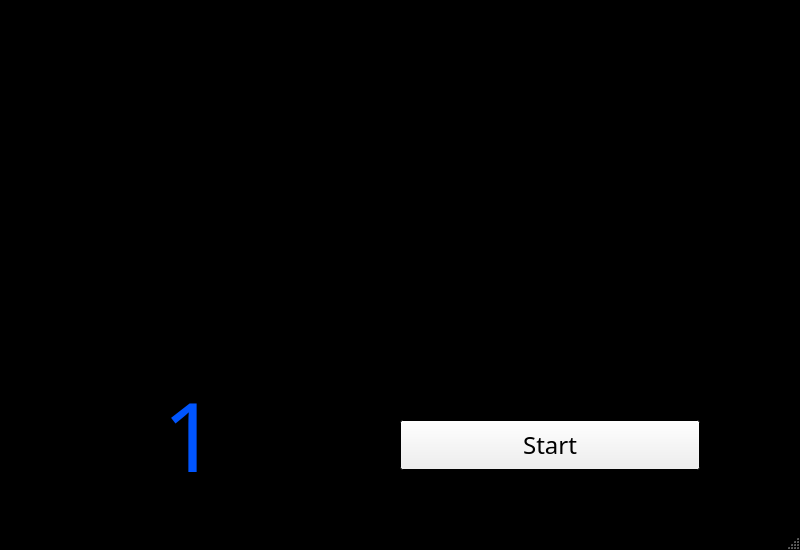
<?xml version="1.0" encoding="UTF-8"?>
<ui version="4.0">
 <class>MainWindow</class>
 <widget class="QMainWindow" name="MainWindow">
  <property name="geometry">
   <rect>
    <x>0</x>
    <y>0</y>
    <width>800</width>
    <height>550</height>
   </rect>
  </property>
  <property name="sizePolicy">
   <sizepolicy hsizetype="Preferred" vsizetype="Preferred">
    <horstretch>0</horstretch>
    <verstretch>0</verstretch>
   </sizepolicy>
  </property>
  <property name="palette">
   <palette>
    <active>
     <colorrole role="Base">
      <brush brushstyle="SolidPattern">
       <color alpha="255">
        <red>255</red>
        <green>255</green>
        <blue>255</blue>
       </color>
      </brush>
     </colorrole>
     <colorrole role="Window">
      <brush brushstyle="SolidPattern">
       <color alpha="255">
        <red>0</red>
        <green>0</green>
        <blue>0</blue>
       </color>
      </brush>
     </colorrole>
    </active>
    <inactive>
     <colorrole role="Base">
      <brush brushstyle="SolidPattern">
       <color alpha="255">
        <red>255</red>
        <green>255</green>
        <blue>255</blue>
       </color>
      </brush>
     </colorrole>
     <colorrole role="Window">
      <brush brushstyle="SolidPattern">
       <color alpha="255">
        <red>0</red>
        <green>0</green>
        <blue>0</blue>
       </color>
      </brush>
     </colorrole>
    </inactive>
    <disabled>
     <colorrole role="Base">
      <brush brushstyle="SolidPattern">
       <color alpha="255">
        <red>0</red>
        <green>0</green>
        <blue>0</blue>
       </color>
      </brush>
     </colorrole>
     <colorrole role="Window">
      <brush brushstyle="SolidPattern">
       <color alpha="255">
        <red>0</red>
        <green>0</green>
        <blue>0</blue>
       </color>
      </brush>
     </colorrole>
    </disabled>
   </palette>
  </property>
  <property name="windowTitle">
   <string>MainWindow</string>
  </property>
  <widget class="QWidget" name="centralwidget">
   <widget class="PlotWidget" name="graphWidget" native="true">
    <property name="geometry">
     <rect>
      <x>40</x>
      <y>40</y>
      <width>700</width>
      <height>321</height>
     </rect>
    </property>
    <property name="sizePolicy">
     <sizepolicy hsizetype="Fixed" vsizetype="Fixed">
      <horstretch>0</horstretch>
      <verstretch>0</verstretch>
     </sizepolicy>
    </property>
    <property name="font">
     <font>
      <family>Myriad Pro</family>
     </font>
    </property>
   </widget>
   <widget class="QPushButton" name="btnStart">
    <property name="geometry">
     <rect>
      <x>400</x>
      <y>420</y>
      <width>300</width>
      <height>50</height>
     </rect>
    </property>
    <property name="font">
     <font>
      <family>Myriad Pro</family>
      <pointsize>18</pointsize>
     </font>
    </property>
    <property name="text">
     <string>Start</string>
    </property>
   </widget>
   <widget class="QLabel" name="lblSpo2">
    <property name="geometry">
     <rect>
      <x>40</x>
      <y>360</y>
      <width>300</width>
      <height>150</height>
     </rect>
    </property>
    <property name="palette">
     <palette>
      <active>
       <colorrole role="WindowText">
        <brush brushstyle="SolidPattern">
         <color alpha="255">
          <red>0</red>
          <green>85</green>
          <blue>255</blue>
         </color>
        </brush>
       </colorrole>
       <colorrole role="Text">
        <brush brushstyle="SolidPattern">
         <color alpha="255">
          <red>0</red>
          <green>255</green>
          <blue>0</blue>
         </color>
        </brush>
       </colorrole>
       <colorrole role="PlaceholderText">
        <brush brushstyle="SolidPattern">
         <color alpha="128">
          <red>255</red>
          <green>255</green>
          <blue>255</blue>
         </color>
        </brush>
       </colorrole>
      </active>
      <inactive>
       <colorrole role="WindowText">
        <brush brushstyle="SolidPattern">
         <color alpha="255">
          <red>0</red>
          <green>85</green>
          <blue>255</blue>
         </color>
        </brush>
       </colorrole>
       <colorrole role="Text">
        <brush brushstyle="SolidPattern">
         <color alpha="255">
          <red>0</red>
          <green>255</green>
          <blue>0</blue>
         </color>
        </brush>
       </colorrole>
       <colorrole role="PlaceholderText">
        <brush brushstyle="SolidPattern">
         <color alpha="128">
          <red>255</red>
          <green>255</green>
          <blue>255</blue>
         </color>
        </brush>
       </colorrole>
      </inactive>
      <disabled>
       <colorrole role="WindowText">
        <brush brushstyle="SolidPattern">
         <color alpha="255">
          <red>120</red>
          <green>120</green>
          <blue>120</blue>
         </color>
        </brush>
       </colorrole>
       <colorrole role="Text">
        <brush brushstyle="SolidPattern">
         <color alpha="255">
          <red>120</red>
          <green>120</green>
          <blue>120</blue>
         </color>
        </brush>
       </colorrole>
       <colorrole role="PlaceholderText">
        <brush brushstyle="SolidPattern">
         <color alpha="128">
          <red>0</red>
          <green>0</green>
          <blue>0</blue>
         </color>
        </brush>
       </colorrole>
      </disabled>
     </palette>
    </property>
    <property name="font">
     <font>
      <family>Myriad Pro</family>
      <pointsize>72</pointsize>
     </font>
    </property>
    <property name="text">
     <string>1</string>
    </property>
    <property name="textFormat">
     <enum>Qt::PlainText</enum>
    </property>
    <property name="alignment">
     <set>Qt::AlignCenter</set>
    </property>
   </widget>
  </widget>
  <widget class="QMenuBar" name="menubar">
   <property name="geometry">
    <rect>
     <x>0</x>
     <y>0</y>
     <width>800</width>
     <height>21</height>
    </rect>
   </property>
  </widget>
  <widget class="QStatusBar" name="statusbar"/>
  <action name="actionSensor_settings">
   <property name="text">
    <string>Sensor settings</string>
   </property>
  </action>
  <action name="actionDownload_update">
   <property name="text">
    <string>Download update</string>
   </property>
  </action>
 </widget>
 <customwidgets>
  <customwidget>
   <class>PlotWidget</class>
   <extends>QWidget</extends>
   <header>pyqtgraph</header>
   <container>1</container>
  </customwidget>
 </customwidgets>
 <resources/>
 <connections/>
</ui>
